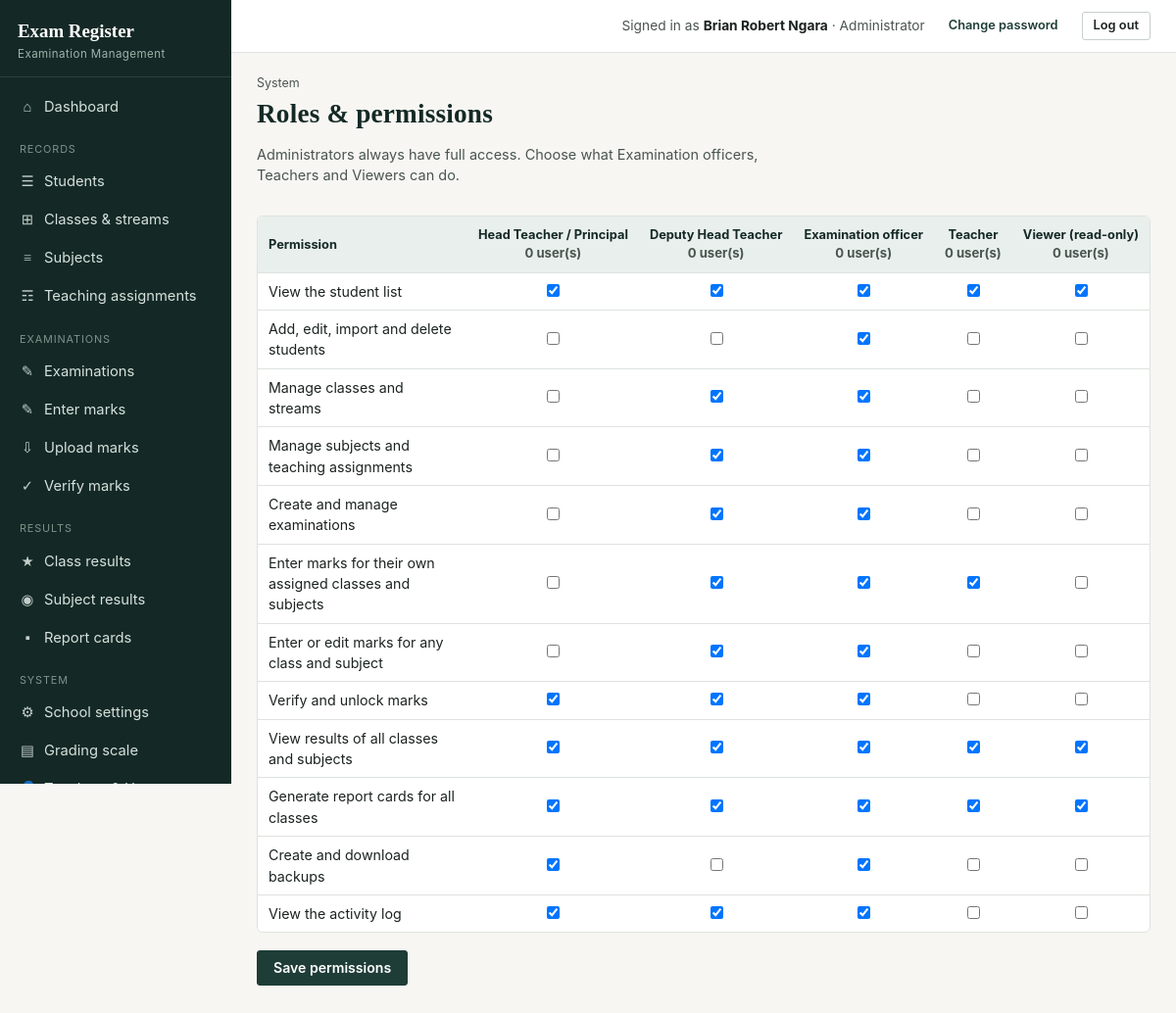
/roles (signed in), run on the app's committed database.
### tables this page shows
CREATE TABLE settings(key TEXT PRIMARY KEY, value TEXT NOT NULL DEFAULT '');

CREATE TABLE users(
    id INTEGER PRIMARY KEY AUTOINCREMENT,
    username TEXT NOT NULL UNIQUE COLLATE NOCASE,
    full_name TEXT NOT NULL,
    initials TEXT NOT NULL DEFAULT '',
    password_hash TEXT NOT NULL,
    role TEXT NOT NULL DEFAULT 'teacher',
    phone TEXT NOT NULL DEFAULT '',
    active INTEGER NOT NULL DEFAULT 1,
    must_change_password INTEGER NOT NULL DEFAULT 0,
    created_at TEXT NOT NULL DEFAULT CURRENT_TIMESTAMP
, tsc_no TEXT NOT NULL DEFAULT '');

### routes/auth.py (the view, shortened to what this page needs)
@bp.route("/roles", methods=["GET", "POST"])
@admin_required
def roles():
    editable = ["head_teacher", "deputy_head_teacher", "exam_officer", "teacher", "viewer"]
    granted = {(r["role"], r["perm"]) for r in q("SELECT role, perm FROM role_permissions")}
    counts = {r["role"]: r["n"] for r in q("SELECT role, COUNT(*) n FROM users WHERE active=1 GROUP BY role")}
    return render_template("roles.html", perms=PERMS, editable=editable, roles=ROLES,
                           granted=granted, counts=counts)

### core.py (called while the page is built, shortened)
def connect():
    con = sqlite3.connect(DB_PATH, timeout=20)
    con.row_factory = sqlite3.Row
    con.execute("PRAGMA foreign_keys = ON")
    return con

def db():
    if "db" not in g:
        g.db = connect()
    return g.db

def q(sql, args=()):
    return db().execute(sql, args).fetchall()

def q1(sql, args=()):
    return db().execute(sql, args).fetchone()

def settings():
    if "settings" not in g:
        d = dict(DEFAULT_SETTINGS)
        for r in q("SELECT key,value FROM settings"):
            d[r["key"]] = r["value"]
        g.settings = d
    return g.settings

def csrf_token():
    if "csrf" not in session:
        session["csrf"] = secrets.token_hex(16)
    return session["csrf"]

def load_user():
    g.user = None
    uid = session.get("uid")
    if uid:
        u = q1("SELECT * FROM users WHERE id=? AND active=1", (uid,))
        if u:
            g.user = u
        else:
            session.pop("uid", None)

def has_perm(perm):
    u = g.get("user")
    if not u:
        return False
    if u["role"] == "admin":
        return True
    if "perms" not in g:
        g.perms = {r["perm"] for r in q(
            "SELECT perm FROM role_permissions WHERE role=?", (u["role"],))}
    return perm in g.perms

def is_admin():
    u = g.get("user")
    return bool(u and u["role"] == "admin")

def admin_required(f):
    @functools.wraps(f)
    def wrapper(*a, **k):
        if not g.user:
            return redirect(url_for("auth.login", next=request.full_path.rstrip("?")))
        if not is_admin():
            abort(403)
        return f(*a, **k)
    return wrapper

def auto_backup_if_due():
    today = datetime.date.today().isoformat()
    if _last_auto_check["day"] == today:
        return

### templates/roles.html (shortened to what this page needs)
{% extends "base.html" %}
{% block wide %} wide{% endblock %}
{% block content %}
<div class="page-head"><div><div class="eyebrow">System</div><h1>Roles &amp; permissions</h1>
<p class="lede">Administrators always have full access. Choose what Examination officers, Teachers and Viewers can do.</p></div></div>
<form method="post">
<div class="tbl-wrap">
<table>
  <thead><tr><th>Permission</th>{% for r in editable %}<th class="center">{{ roles[r] }}<br><span class="small">{{ counts.get(r,0) }} user(s)</span></th>{% endfor %}</tr></thead>
  <tbody>
  {% for perm, label in perms %}
    <tr><td>{{ label }}</td>
    {% for r in editable %}
      <td class="center"><input type="checkbox" name="{{ r }}:{{ perm }}" {{ 'checked' if (r,perm) in granted }}></td>
    {% endfor %}
    </tr>
  {% endfor %}
  </tbody>
</table>
</div>
<div class="form-actions"><button class="btn btn-primary">Save permissions</button></div>
</form>
{% endblock %}

### templates/base.html (shortened to what this page needs)
<!doctype html>
<html lang="en">
<head>
<link rel="stylesheet" href="{{ url_for('static', filename='style.css') }}">
</head>
<body>
{% if user %}
<div class="shell">
  <aside class="sidebar" id="sidebar">
    <div class="brand">
      <div class="mark">{{ school.school_name if school and school.school_name != 'Your School Name' else 'Exam Register' }}</div>
      <div class="sub">Examination Management</div>
    </div>
    <nav class="nav">
      <a href="{{ url_for('system.dashboard') }}" class="{{ 'active' if request.endpoint=='system.dashboard' }}"><span class="ic">&#8962;</span> Dashboard</a>
      <div class="group-label">Records</div>
      {% if has_perm('students.view') or has_perm('students.manage') %}
      <a href="{{ url_for('academic.students') }}" class="{{ 'active' if request.endpoint and request.endpoint.startswith('academic.student') }}"><span class="ic">&#9776;</span> Students</a>
      {% endif %}
      {% if has_perm('classes.manage') %}
      <a href="{{ url_for('academic.classes') }}" class="{{ 'active' if request.endpoint=='academic.classes' }}"><span class="ic">&#8862;</span> Classes &amp; streams</a>
      {% endif %}
      {% if has_perm('subjects.manage') %}
      <a href="{{ url_for('academic.subjects') }}" class="{{ 'active' if request.endpoint=='academic.subjects' }}"><span class="ic">&#8801;</span> Subjects</a>
      <a href="{{ url_for('academic.teaching') }}" class="{{ 'active' if request.endpoint=='academic.teaching' }}"><span class="ic">&#9782;</span> Teaching assignments</a>
      {% endif %}
      <div class="group-label">Examinations</div>
      <a href="{{ url_for('exams.exams') }}" class="{{ 'active' if request.endpoint and request.endpoint.startswith('exams.exam') }}"><span class="ic">&#9998;</span> Examinations</a>
      <a href="{{ url_for('exams.marks_home') }}" class="{{ 'active' if request.endpoint in ['exams.marks_home','exams.marks_entry'] }}"><span class="ic">&#9998;</span> Enter marks</a>
      <a href="{{ url_for('exams.marks_import') }}" class="{{ 'active' if request.endpoint and request.endpoint.startswith('exams.marks_import') }}"><span class="ic">&#8681;</span> Upload marks</a>
      {% if has_perm('marks.verify') %}
      <a href="{{ url_for('exams.verify_home') }}" class="{{ 'active' if request.endpoint=='exams.verify_home' }}"><span class="ic">&#10003;</span> Verify marks</a>
      {% endif %}
      <div class="group-label">Results</div>
      <a href="{{ url_for('results.class_results') }}" class="{{ 'active' if request.endpoint=='results.class_results' }}"><span class="ic">&#9733;</span> Class results</a>
      <a href="{{ url_for('results.subject_results') }}" class="{{ 'active' if request.endpoint=='results.subject_results' }}"><span class="ic">&#9673;</span> Subject results</a>
      <a href="{{ url_for('results.reports_home') }}" class="{{ 'active' if request.endpoint and request.endpoint.startswith('results.report') }}"><span class="ic">&#9642;</span> Report cards</a>
      {% if is_admin() or has_perm('backup.create') or has_perm('audit.view') %}
      <div class="group-label">System</div>
      {% if is_admin() %}
      <a href="{{ url_for('system.school_settings') }}" class="{{ 'active' if request.endpoint=='system.school_settings' }}"><span class="ic">&#9881;</span> School settings</a>
      <a href="{{ url_for('system.grading') }}" class="{{ 'active' if request.endpoint=='system.grading' }}"><span class="ic">&#9636;</span> Grading scale</a>
      <a href="{{ url_for('auth.users') }}" class="{{ 'active' if request.endpoint and request.endpoint.startswith('auth.user') }}"><span class="ic">&#128100;</span> Teachers &amp; Users</a>
      {% endif %}
      {% endif %}
    </nav>
  </aside>
  <div class="main">
    <div class="topbar">
      <div class="flex items-center gap-12">
        <span class="who">Signed in as <b>{{ user.full_name }}</b> &middot; {{ ROLES.get(user.role, user.role) }}</span>
        <a href="{{ url_for('auth.password') }}" class="btn btn-sm btn-ghost">Change password</a>
        <form method="post" action="{{ url_for('auth.logout') }}" style="margin:0;">
          <button class="btn btn-sm">Log out</button>
        </form>
      </div>
    </div>
    <div class="content{% block wide %}{% endblock %}">
      {% block content %}{% endblock %}
    </div>
  </div>
</div>
{% else %}
  {% include "_flash.html" %}
  {% block guest_content %}{% endblock %}
{% endif %}
</body>
</html>

### static/style.css (style rules this page uses)
:root { --ink:#1B2321; --ink-soft:#4A5550; --paper:#F7F6F2; --paper-raised:#FFFFFF; --green:#1E3D36; --green-deep:#142925; --green-tint:#E9EFEC; --sage:#C9CFCB; --sage-line:#DEE3DF; --gold:#B8862B; --gold-tint:#FBF3E1; --red:#C23B2E; --red-tint:#FBEAE7; --ok:#2E6B4F; --ok-tint:#E7F1EA; --serif: Georgia, "Times New Roman", "Nimbus Roman No9 L", serif; --sans: -apple-system, "Segoe UI", Roboto, Helvetica, Arial, sans-serif; --mono: "Consolas", "SFMono-Regular", Menlo, monospace; --radius: 3px; --shadow: 0 1px 2px rgba(20,41,37,0.08), 0 1px 1px rgba(20,41,37,0.06); }
* { box-sizing:border-box; }
html { scroll-padding-top:16px; }
body { margin:0; font-family:var(--sans); color:var(--ink); background:var(--paper); font-size:14.5px; line-height:1.5; -webkit-font-smoothing:antialiased; }
h1,h2,h3,h4 { font-family:var(--serif); font-weight:700; color:var(--green-deep); margin:0 0 .35em; }
h1 { font-size:1.7rem; letter-spacing:.2px; }
p { margin:0 0 .8em; }
a { color:var(--green); text-decoration:none; }
small,.small { font-size:.82rem; color:var(--ink-soft); }
.shell { display:flex; min-height:100vh; }
.sidebar { width:236px; flex:0 0 236px; background:var(--green-deep); color:#E7ECE9; display:flex; flex-direction:column; position:sticky; top:0; height:100vh; overflow-y:auto; }
.brand { padding:20px 18px 14px; border-bottom:1px solid rgba(255,255,255,.1); }
.brand .mark { font-family:var(--serif); font-weight:700; font-size:1.18rem; color:#fff; line-height:1.25; }
.brand .sub { font-size:.72rem; letter-spacing:.04em; color:#9FB3AB; margin-top:3px; }
.nav { padding:10px 10px 18px; flex:1; }
.nav .group-label { font-size:.68rem; text-transform:uppercase; letter-spacing:.08em; color:#7C948B; margin:16px 10px 6px; }
.nav a { display:flex; align-items:center; gap:9px; color:#D6E0DC; padding:8px 10px; border-radius:var(--radius); font-size:.92rem; margin:1px 0; }
.nav .ic { width:16px; text-align:center; opacity:.9; font-family:var(--serif); }
.main { flex:1; min-width:0; display:flex; flex-direction:column; }
.topbar { display:flex; align-items:center; justify-content:space-between; gap:16px; padding:12px 26px; background:var(--paper-raised); border-bottom:1px solid var(--sage-line); position:sticky; top:0; z-index:5; }
.topbar .who { font-size:.86rem; color:var(--ink-soft); }
.topbar .who b { color:var(--ink); }
.content { padding:22px 26px 50px; max-width:1180px; width:100%; }
.content.wide { max-width:none; }
.tbl-wrap { overflow-x:auto; border:1px solid var(--sage-line); border-radius:6px; }
table { width:100%; border-collapse:collapse; background:var(--paper-raised); font-size:.89rem; }
table th { background:var(--green-tint); color:var(--green-deep); font-weight:700; text-align:left; padding:9px 11px; border-bottom:1px solid var(--sage-line); white-space:nowrap; font-size:.8rem; }
table td { padding:8px 11px; border-bottom:1px solid var(--sage-line); vertical-align:middle; }
table tr:last-child td { border-bottom:none; }
.form-actions { display:flex; gap:10px; margin-top:18px; align-items:center; }
.btn { display:inline-flex; align-items:center; gap:6px; padding:8px 16px; border-radius:var(--radius); border:1px solid var(--sage); background:#fff; color:var(--ink); font-size:.88rem; font-weight:600; cursor:pointer; line-height:1.3; font-family:var(--sans); transition: background .12s ease, border-color .12s ease, box-shadow .12s ease; }
.btn-primary { background:var(--green); border-color:var(--green); color:#fff; }
.btn-sm { padding:5px 11px; font-size:.8rem; }
.btn-ghost { background:transparent; border-color:transparent; color:var(--green); }
.page-head { display:flex; align-items:flex-start; justify-content:space-between; gap:16px; margin-bottom:18px; flex-wrap:wrap; }
.page-head .eyebrow { font-size:.78rem; color:var(--ink-soft); margin-bottom:2px; }
.page-head p.lede { color:var(--ink-soft); margin-top:4px; max-width:62ch; }
.center { text-align:center; }
.flex { display:flex; }
.gap-12 { gap:12px; }
.items-center { align-items:center; }

### data on the page
settings: value "Exam Register"
users: full_name "Brian Robert Ngara", get "Administrator"

### other printed values
{{ roles[r] }} "Head Teacher / Principal" "Deputy Head Teacher" "Examination officer" "Teacher" "Viewer (read-only)"
{{ counts.get(r,0) }} "0" "0" "0" "0" "0"
{{ label }} "View the student list" "Add, edit, import and delete students" "Manage classes and streams" "Manage subjects and teaching assignments" "Create and manage examinations" "Enter marks for their own assigned classes and subjects" "Enter or edit marks for any class and subject" "Verify and unlock marks" "View results of all classes and subjects" "Generate report cards for all classes" "Create and download backups" "View the activity log"
